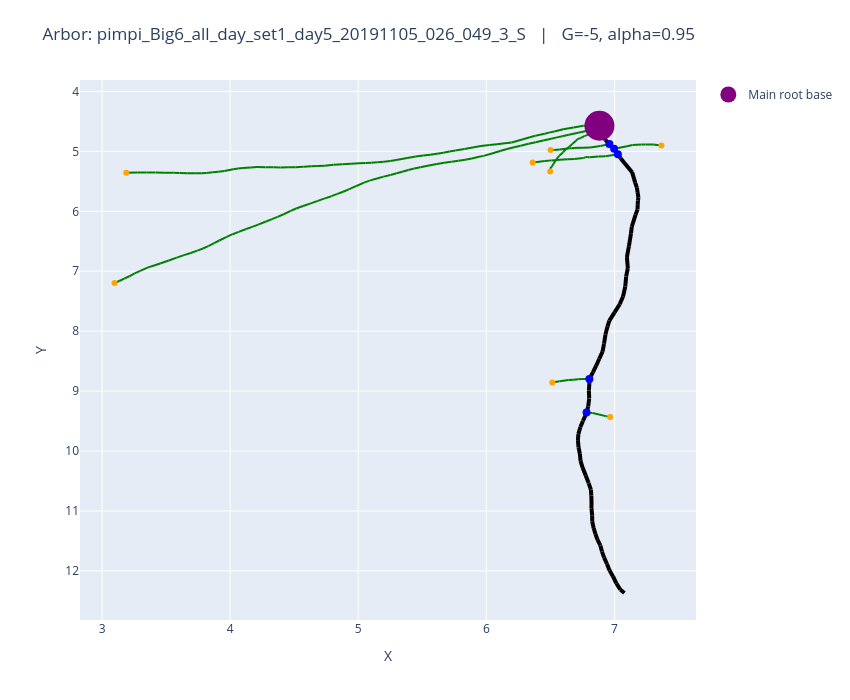

Notebook code cell kept with this figure:
### Code cell
# after adding "if show_optimized:" block to plot_arbors

fname = "pimpi_Big6_all_day_set1_day5_20191105_026_049_3_S.csv"
arbor = rar.read_arbor_full(fname)
draw.plot_arbors(arbor, -5, 0.95, show_lateral_nodes=False)
